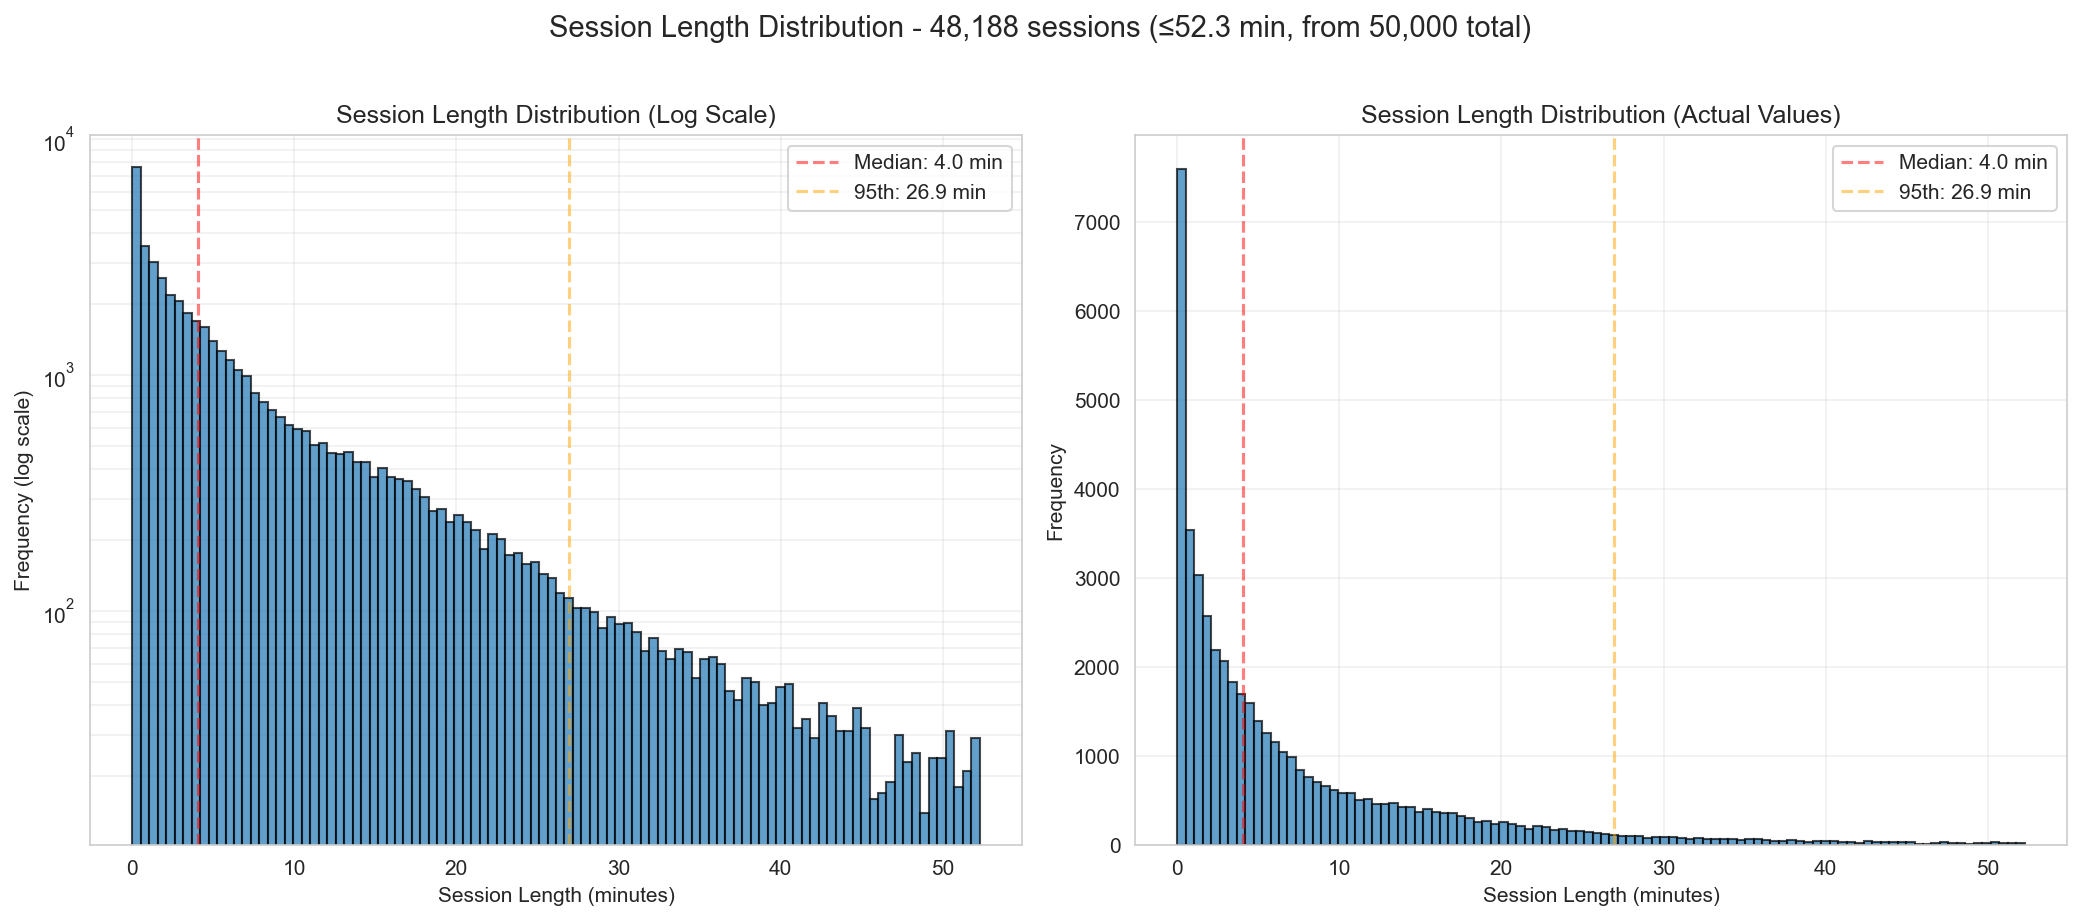

This figure's Python source:
"""Session Length Distribution

Simple visualization of session length distribution.
"""

import json
from pathlib import Path
import pandas as pd
import matplotlib.pyplot as plt
import seaborn as sns


def load_aggregated_sessions(json_file_path: Path) -> pd.DataFrame:
    """Load pre-aggregated session data from JSON file"""
    with open(json_file_path, "r") as f:
        data = json.load(f)

    sessions = data["data"]
    df = pd.DataFrame(sessions)

    # Convert session_length_ms to minutes
    df["session_length_min"] = df["session_length_ms"] / 1000 / 60

    return df


def find_aggregated_sessions_file() -> Path:
    """Find the aggregated sessions data file"""
    data_path = Path(__file__).parent.parent.parent / "data"
    data_file = data_path / "axiom-sessions-aggregated.json"
    if not data_file.exists():
        raise FileNotFoundError(
            f"Aggregated sessions file not found: {data_file}\n"
            "Please run: bun run ml-pipeline/fetch-aggregated-sessions.ts"
        )
    return data_file


def create_visualizations(df: pd.DataFrame, output_dir: Path):
    """Create bell curve of session lengths"""
    sns.set_style("whitegrid")
    fig, axes = plt.subplots(1, 2, figsize=(14, 6))

    # Filter: remove zero-length sessions and limit to 52.3 minutes max
    df_limited = df[
        (df["session_length_min"] > 0) & (df["session_length_min"] <= 52.3)
    ].copy()

    # Calculate stats once
    median = df_limited["session_length_min"].median()
    p95 = df_limited["session_length_min"].quantile(0.95)

    # Plot 1: Log scale histogram
    axes[0].hist(
        df_limited["session_length_min"], bins=100, alpha=0.7, edgecolor="black"
    )
    axes[0].set_xlabel("Session Length (minutes)")
    axes[0].set_ylabel("Frequency (log scale)")
    axes[0].set_yscale("log")
    axes[0].set_title("Session Length Distribution (Log Scale)")
    axes[0].grid(True, alpha=0.3, which="both")
    axes[0].axvline(
        median, color="r", linestyle="--", alpha=0.5, label=f"Median: {median:.1f} min"
    )
    axes[0].axvline(
        p95, color="orange", linestyle="--", alpha=0.5, label=f"95th: {p95:.1f} min"
    )
    axes[0].legend()

    # Plot 2: Non-log scale histogram (actual values)
    axes[1].hist(
        df_limited["session_length_min"], bins=100, alpha=0.7, edgecolor="black"
    )
    axes[1].set_xlabel("Session Length (minutes)")
    axes[1].set_ylabel("Frequency")
    axes[1].set_title("Session Length Distribution (Actual Values)")
    axes[1].grid(True, alpha=0.3)
    axes[1].axvline(
        median, color="r", linestyle="--", alpha=0.5, label=f"Median: {median:.1f} min"
    )
    axes[1].axvline(
        p95, color="orange", linestyle="--", alpha=0.5, label=f"95th: {p95:.1f} min"
    )
    axes[1].legend()

    # Add overall title
    fig.suptitle(
        f"Session Length Distribution - {len(df_limited):,} sessions (≤52.3 min, from {len(df):,} total)",
        fontsize=14,
        y=1.02,
    )

    plt.tight_layout()

    output_path = output_dir / "session-length-distribution.png"
    plt.savefig(output_path, dpi=150, bbox_inches="tight")
    print(f"Visualization saved to: {output_path}")
    plt.close()


def generate_summary(df: pd.DataFrame, output_dir: Path):
    """Generate summary.md file"""
    df_limited = df[
        (df["session_length_min"] > 0) & (df["session_length_min"] <= 52.3)
    ].copy()

    summary_lines = [
        "# Session Length Distribution Summary",
        "",
        "## Overview",
        "Analysis of session length distribution to understand user engagement patterns.",
        "",
        "## Data",
        f"- **Total sessions**: {len(df):,}",
        f"- **Sessions visualized**: {len(df_limited):,} (filtered to ≤52.3 minutes)",
        f"- **Full range**: {df['session_length_min'].min():.2f} - {df['session_length_min'].max():.2f} minutes",
        "",
        "## Statistics",
        "",
        f"- **Mean**: {df_limited['session_length_min'].mean():.2f} minutes",
        f"- **Median**: {df_limited['session_length_min'].median():.2f} minutes",
        f"- **95th percentile**: {df_limited['session_length_min'].quantile(0.95):.2f} minutes",
        f"- **Standard deviation**: {df_limited['session_length_min'].std():.2f} minutes",
        "",
        "## Distribution Characteristics",
        "",
        "The session length distribution is highly skewed with:",
        f"- Most sessions concentrated in the lower range (median: {df_limited['session_length_min'].median():.1f} min)",
        f"- Long tail extending to {df_limited['session_length_min'].max():.1f} minutes",
        "- Log scale visualization helps reveal the distribution pattern",
        "",
        f"**Visualization**: `session-length-distribution.png`",
    ]

    summary_path = output_dir / "summary.md"
    with open(summary_path, "w") as f:
        f.write("\n".join(summary_lines))
    print(f"Summary saved to: {summary_path}")


def main():
    # Find and load aggregated session data
    data_file = find_aggregated_sessions_file()
    print(f"Loading aggregated session data from: {data_file.name}")
    df = load_aggregated_sessions(data_file)

    print(f"Loaded {len(df)} session records")
    print(
        f"Session length range: {df['session_length_min'].min():.2f} - {df['session_length_min'].max():.2f} minutes"
    )

    # Create visualizations
    output_dir = Path(__file__).parent
    create_visualizations(df, output_dir)

    # Generate summary
    generate_summary(df, output_dir)


if __name__ == "__main__":
    main()
